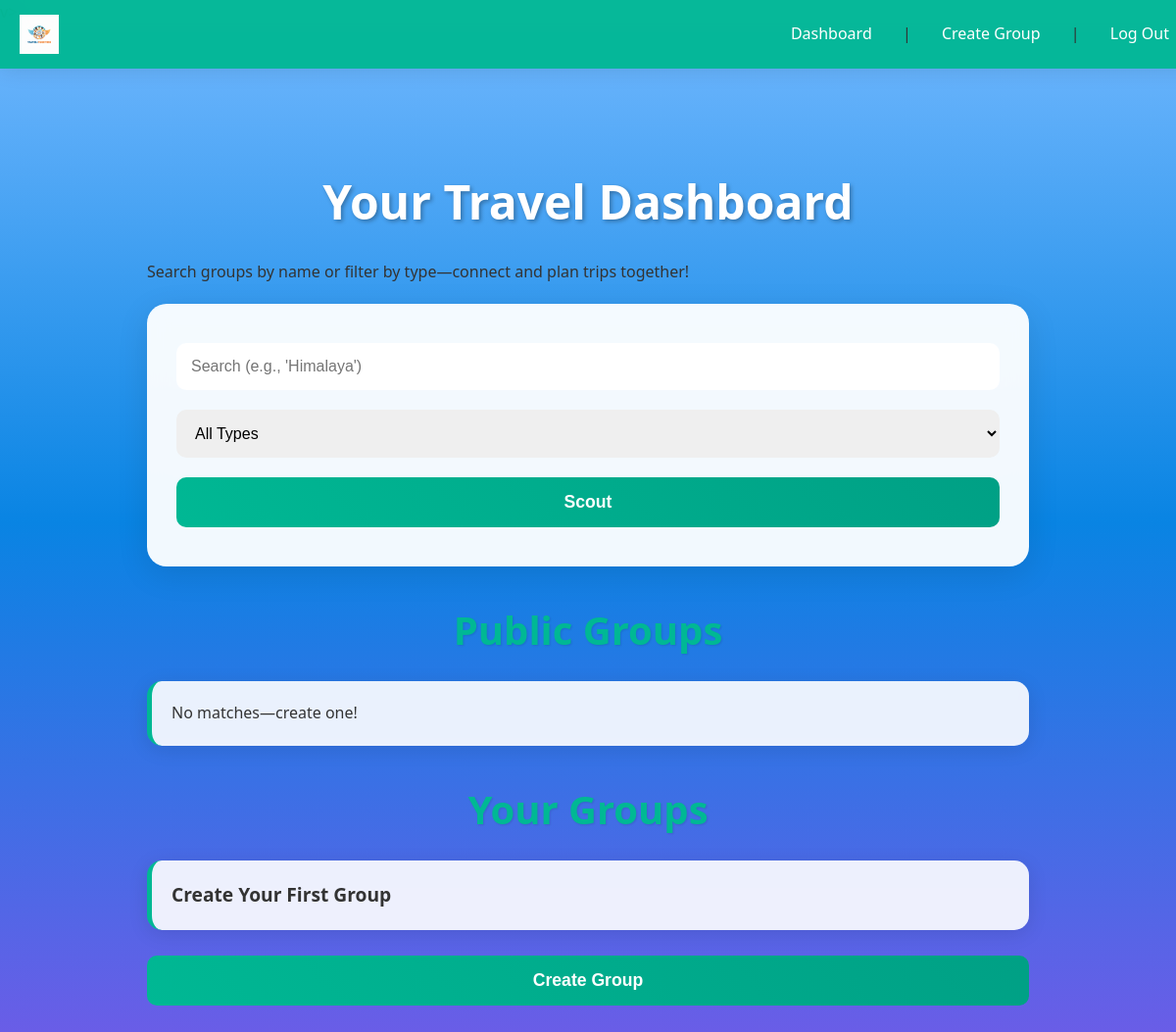
Page /dashboard/ (signed in) on the earlier database version.
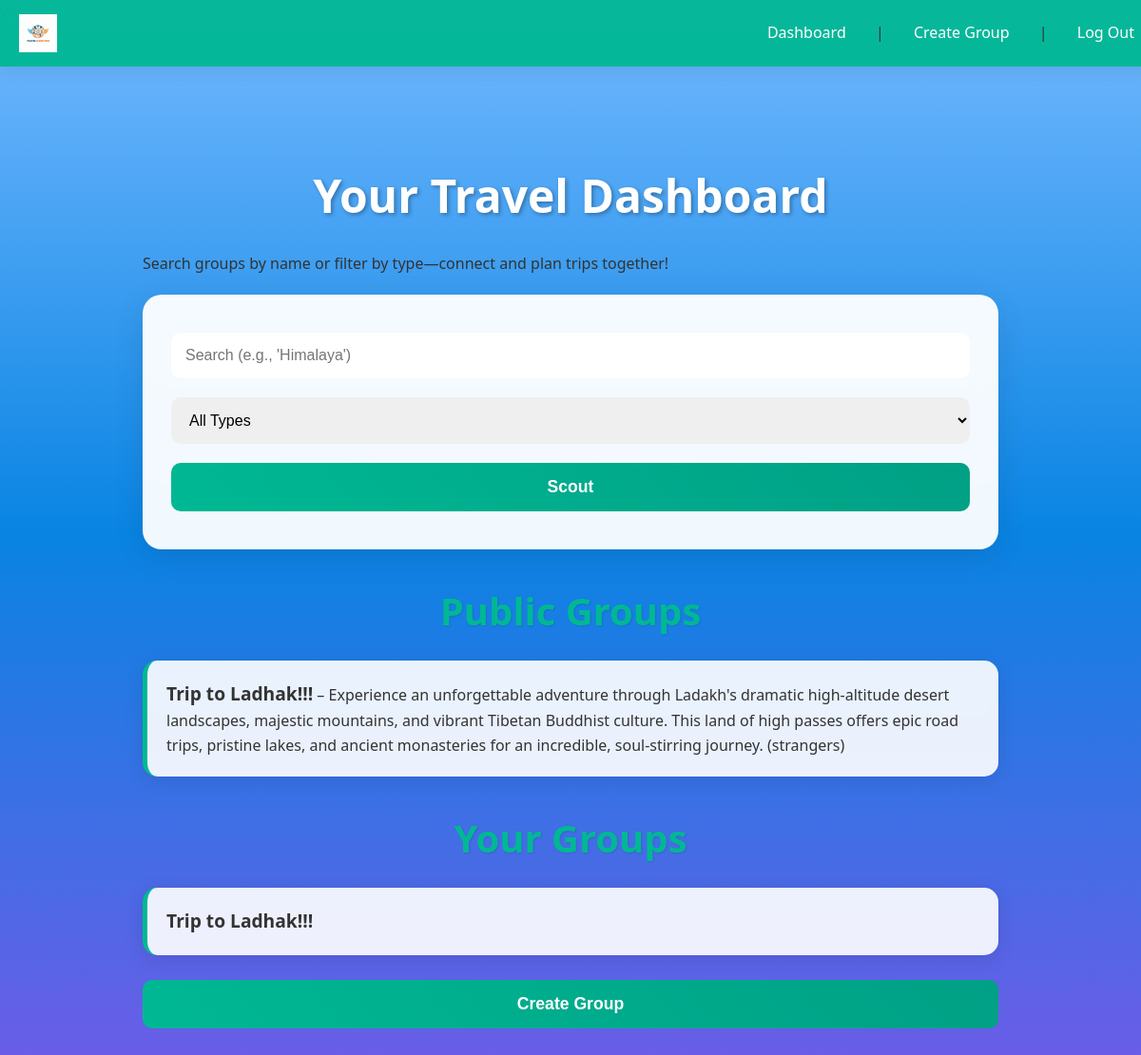
Same page on the later database version.
### user/models.py (models this page shows, shortened)
class TravelGroup(models.Model):
    name = models.CharField(max_length=100)
    description = models.TextField()
    group_type = models.CharField(max_length=50, choices=[('solo', 'Solo'), ('family', 'Family'), ('friends', 'Friends'), ('strangers', 'Strangers')])
    is_public = models.BooleanField(default=True)
    owner = models.ForeignKey(User, on_delete=models.CASCADE, related_name='owned_groups')
    created_at = models.DateTimeField(auto_now_add=True)
    image = models.ImageField(upload_to='group_images/', blank=True, null=True)  # Add this

### user/views.py (the view)
# urls.py: path('dashboard/', views.dashboard, name='dashboard'),
@login_required
def dashboard(request):
    groups = TravelGroup.objects.filter(is_public=True)
    query = request.GET.get('q', '')
    group_type = request.GET.get('type', '')
    if query:
        groups = groups.filter(Q(name__icontains=query) | Q(description__icontains=query))
    if group_type:
        groups = groups.filter(group_type=group_type)
    owned_groups = TravelGroup.objects.filter(owner=request.user)
    context = {
        'groups': groups,
        'owned_groups': owned_groups,
        'query': query,
        'group_type': group_type,
    }
    return render(request, 'dashboard.html', context)

### user/templates/dashboard.html (shortened to what this page needs)
{% extends 'base.html' %}
{% block content %}
<h1>Your Travel Dashboard</h1>
<p>Search groups by name or filter by type—connect and plan trips together!</p>
<form method="get">
    <input type="text" name="q" placeholder="Search (e.g., 'Himalaya')" value="{{ query }}">
    <select name="type">
        <option value="">All Types</option>
    </select>
    <button type="submit">Scout</button>
</form>
<h2>Public Groups</h2>
<ul>
    {% for group in groups %}
    <li><a href="{% url 'group_detail' group.pk %}">{{ group.name }}</a> – {{ group.description }} ({{ group.group_type }})</li>
    {% empty %}<li>No matches—create one!</li>
    {% endfor %}
</ul>
<h2>Your Groups</h2>
<ul>
    {% for group in owned_groups %}
    <li><a href="{% url 'group_detail' group.pk %}">{{ group.name }}</a></li>
    {% empty %}<li><a href="{% url 'create_group' %}">Create Your First Group</a></li>
    {% endfor %}
</ul>
<a href="{% url 'create_group' %}"><button>Create Group</button></a>
{% endblock %}

### user/templates/base.html (shortened to what this page needs)
<!DOCTYPE html>
<html lang="en">
<head>
    {% load static %}
    <link rel="stylesheet" href="{% static 'css/style.css' %}">
</head>
<body>
    <nav>
    <img src="{% load static %}{% static 'images/logo.png' %}" alt="Travel Together" style="height: 40px;">
    <div>
        {% if user.is_authenticated %}
            <a href="{% url 'dashboard' %}">Dashboard</a> |
            <a href="{% url 'create_group' %}">Create Group</a> |
            <a href="{% url 'login' %}">Log Out</a>
        {% else %}
            <a href="{% url 'register' %}">Register</a> |
            <a href="{% url 'login' %}">Log In</a>
        {% endif %}
    </div>
</nav>v>
    <main>
        {% block content %}{% endblock %}
    </main>
</body>
</html>

### user/static/css/style.css (style rules this page uses)
body { font-family: 'Segoe UI', Tahoma, Geneva, Verdana, sans-serif; margin: 0; padding: 0; background: linear-gradient(to bottom, #74b9ff 0%, #0984e3 50%, #6c5ce7 100%); color: #333; line-height: 1.6; }
nav { background: rgba(0, 184, 148, 0.95); padding: 15px 20px; display: flex; align-items: center; justify-content: space-between; position: fixed; top: 0; width: 100%; z-index: 100; backdrop-filter: blur(10px); box-shadow: 0 2px 20px rgba(0,0,0,0.1); }
nav img { height: 45px; width: auto; }
nav a { color: white; margin: 0 15px; text-decoration: none; font-weight: 500; padding: 8px 12px; border-radius: 20px; transition: all 0.3s ease; }
main { margin-top: 80px; max-width: 900px; margin-left: auto; margin-right: auto; padding: 30px 20px; animation: fadeIn 1s ease-out; }
h1, h2 { color: #00b894; text-align: center; font-size: 2.5em; margin-bottom: 20px; text-shadow: 1px 1px 2px rgba(0,0,0,0.1); }
h1 { font-size: 3em; color: white; text-shadow: 2px 2px 4px rgba(0,0,0,0.3); }
form { background: rgba(255,255,255,0.95); padding: 30px; border-radius: 20px; margin: 20px 0; box-shadow: 0 8px 32px rgba(0,0,0,0.1); backdrop-filter: blur(10px); }
input, select, textarea, button { padding: 15px; margin: 10px 0; border: none; border-radius: 10px; width: 100%; box-sizing: border-box; font-size: 1em; transition: all 0.3s ease; }
button { background: linear-gradient(45deg, #00b894, #00a085); color: white; cursor: pointer; font-weight: bold; font-size: 1.1em; margin-top: 10px; }
ul { list-style: none; padding: 0; }
li { background: rgba(255,255,255,0.9); margin: 15px 0; padding: 20px; border-radius: 15px; box-shadow: 0 4px 20px rgba(0,0,0,0.1); transition: all 0.4s ease; backdrop-filter: blur(5px); border-left: 5px solid #00b894; }
li a { color: #333; text-decoration: none; font-weight: bold; font-size: 1.2em; }

Differences in the rows shown:
added TravelGroup: name "Trip to Ladhak!!!", description "Experience an unforgettable adventure through Ladakh's dramatic high-altitude desert landscapes, majestic mountains, and vibrant Tibetan Buddhist culture. This land of high passes offers epic road trips, pristine lakes, and ancient monasteries for an incredible, soul-stirring journey.", group_type "strangers"
Other differences:
text no longer shown: "No matches—create one! Create Your First Group"
